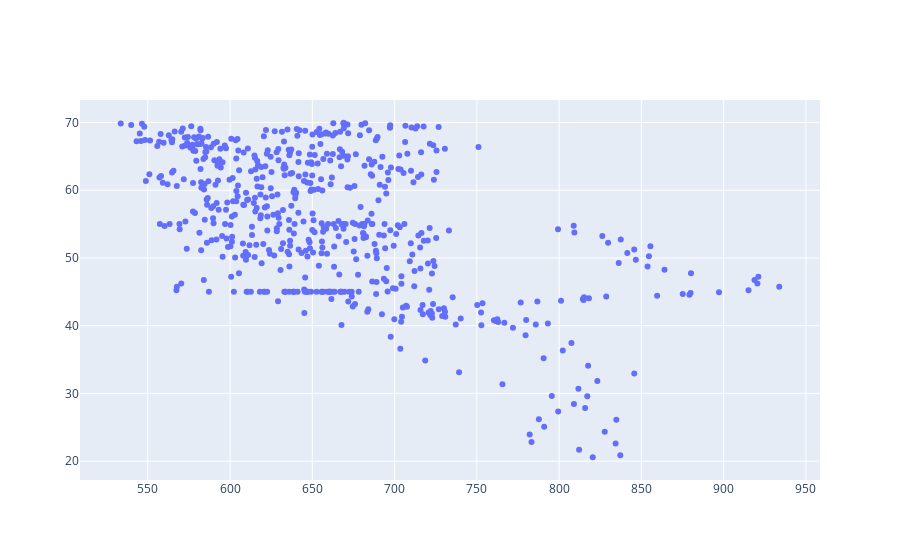

Notebook source saved alongside this figure:
### Code cell
fig = go.Figure()
fig.add_trace(go.Scatter(x=y_fixed_h, y=X_fixed_h['sunlightIndex'], mode='markers', name='X', xaxis='x1', yaxis='y1'))

### Figure 1 — Plotly figure (JSON) as saved in the notebook; plotly's stock layout.template omitted (floating-point values rounded to 4 significant figures; data arrays with more than 128 entries replaced by an {"elided": "..."} marker saying what was removed)
{"data": [{"mode": "markers", "name": "X", "type": "scatter", "x": {"elided": "600 float values"}, "xaxis": "x", "y": {"elided": "600 float values"}, "yaxis": "y"}], "layout": {}}
